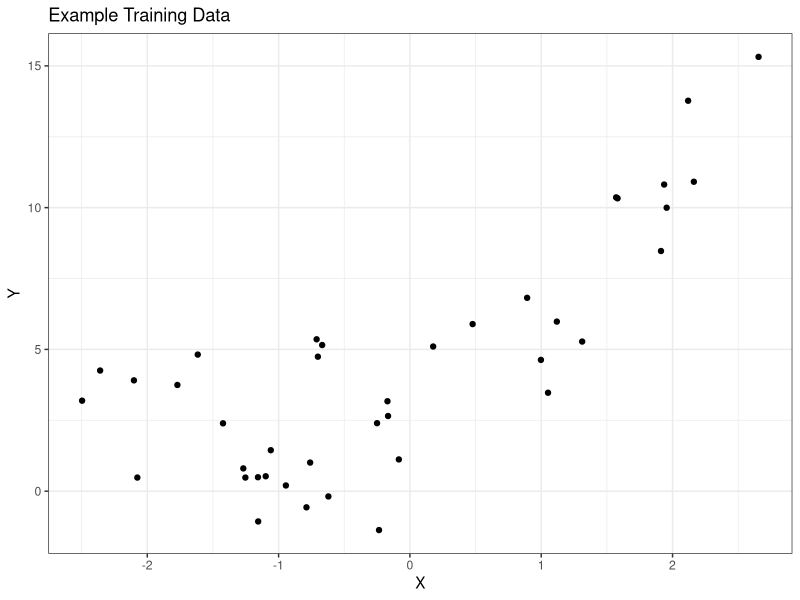
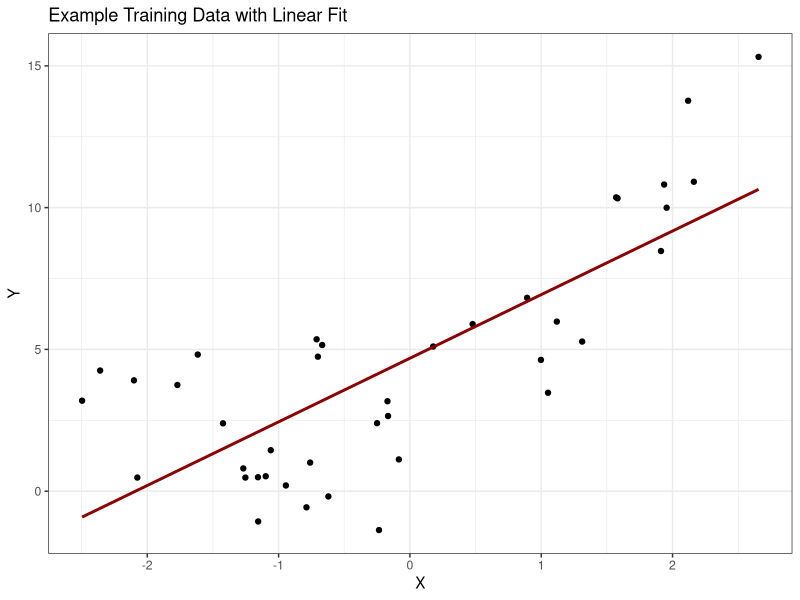
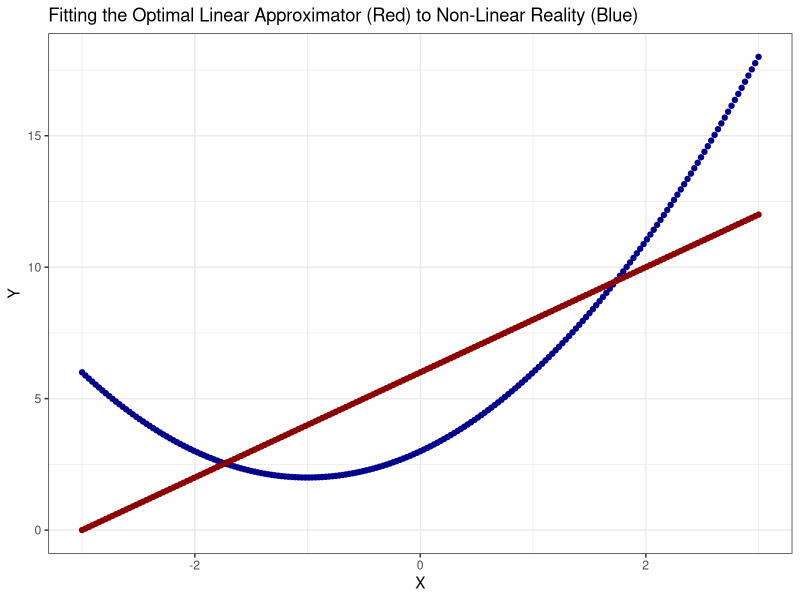
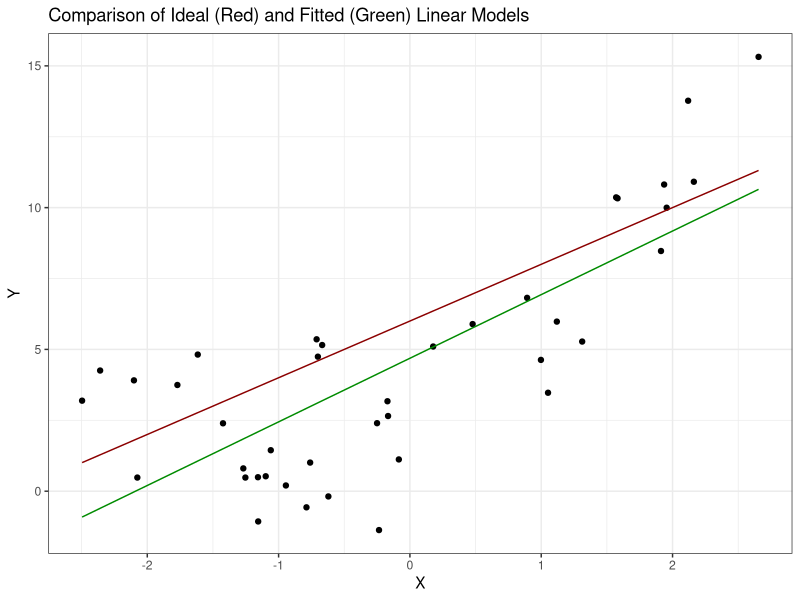
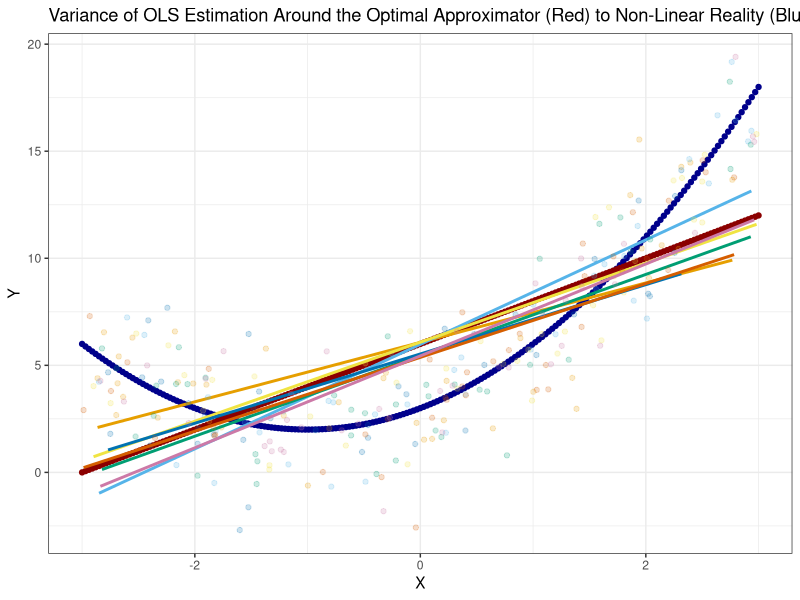

Write R code to recreate these figures, in order.
## ---- chunk 1
#| echo: false
library(tidyverse)

set.seed(3106)

make_xy <- function(n){
    X <- runif(n, -3, 3)
    Y <- rnorm(n, 3 + 2 * X + X^2, 2)
    data.frame(X=X, Y=Y)
}

TRAINING_DATA <- make_xy(40) 

ggplot(TRAINING_DATA, aes(x=X, y=Y)) + 
    geom_point() + 
    xlab("X") + 
    ylab("Y") + 
    theme_bw() + 
    ggtitle("Example Training Data")
## ---- chunk 2
ggplot(TRAINING_DATA, aes(x=X, y=Y)) + 
    geom_point() + 
    xlab("X") + 
    ylab("Y") + 
    theme_bw() + 
    ggtitle("Example Training Data with Linear Fit") + 
    stat_smooth(se=FALSE, method="lm", color="red4")
## ---- chunk 3
#| message: false
library(broom)
m <- lm(Y ~ X, data=TRAINING_DATA)

augment(m) |> # Return original data along with `.fitted` (in-sample predictions)
    summarize(mse = mean((Y - .fitted)^2), 
              rmse = sqrt(mse))
## ---- chunk 4
TEST_DATA <- make_xy(n=1e6)

augment(m, newdata=TEST_DATA) |>
    summarize(mse = mean((Y - .fitted)^2), 
              rmse = sqrt(mse))
## ---- chunk 5
m_star <- lm(Y ~ X, data=make_xy(n=1e7))
m_star
## ---- chunk 6
X <- seq(-3, 3, length.out=201)
EY <- 3 + 2 * X + X^2
F_STAR <- 2 * X + 6
data.frame(X=X, Y=EY, F_STAR=F_STAR) |>
    ggplot(aes(x=X)) + 
    geom_point(aes(y=Y), color="blue4") + 
    geom_point(aes(y=F_STAR), color="red4") + 
    xlab("X") + 
    ylab("Y") + 
    ggtitle("Fitting the Optimal Linear Approximator (Red) to Non-Linear Reality (Blue)") + 
    theme_bw()
## ---- chunk 7
make_xy(n=1e7) |>
    mutate(f_star = 2 * X + 6) |>
    summarize(mse = mean((Y - f_star)^2), 
              rmse = sqrt(mse))
## ---- chunk 8
X <- seq(-3, 3, length.out=401)
EY    <- 3 + 2 * X + X^2
FSTAR <- 6 + 2 * X

APPROXIMATION_ERROR <- mean((EY - FSTAR)^2)
APPROXIMATION_ERROR
## ---- chunk 9
m
## ---- chunk 10
m_star
## ---- chunk 11
TRAINING_DATA |> 
    mutate(f_hat  = predict(m, newdata=data.frame(X)), 
           f_star = predict(m_star, newdata=data.frame(X))) |>
    ggplot(aes(x=X)) + 
    geom_point(aes(y=Y)) + 
    geom_line(aes(y=f_hat), color="green4") + 
    geom_line(aes(y=f_star), color="red4") + 
    theme_bw() + 
    xlab("X") + 
    ylab("Y") + 
    ggtitle("Comparison of Ideal (Red) and Fitted (Green) Linear Models")
## ---- chunk 12
# Training Error - Fitted Model
augment(m) |> 
    summarize(mse = mean((Y - .fitted)^2), 
              rmse = sqrt(mse))
## ---- chunk 13
# Training Error - Fitted Model
augment(m_star, newdata=TRAINING_DATA) |> 
    summarize(mse = mean((Y - .fitted)^2), 
              rmse = sqrt(mse))
## ---- chunk 14
TOTAL_ERROR <- augment(m, newdata=TEST_DATA) |>
    summarize(mse = mean((Y - .fitted)^2)) |> 
    pull(mse)

IRREDUCIBLE_ERROR <- 4

ESTIMATION_ERROR <- TOTAL_ERROR - IRREDUCIBLE_ERROR - APPROXIMATION_ERROR
print(ESTIMATION_ERROR)
## ---- chunk 15
X <- seq(-3, 3, length.out=201)
EY <- 3 + 2 * X + X^2
F_STAR <- 2 * X + 6
G <- data.frame(X=X, Y=EY, F_STAR=F_STAR) |>
    ggplot(aes(x=X)) + 
    geom_point(aes(y=Y), color="blue4") + 
    geom_point(aes(y=F_STAR), color="red4") + 
    xlab("X") + 
    ylab("Y") + 
    ggtitle("Variance of OLS Estimation Around the Optimal Approximator (Red) to Non-Linear Reality (Blue)") + 
    theme_bw()

my_palette <- palette.colors(n=8)[-1]

for(i in 1:7){
    resample_training <- make_xy(n=40)
    m_resample <- lm(Y ~ X, data=resample_training)
    
    # We have to be a bit manual here with data= and mapping= since we are
    # plotting multiple training sets on a single figure
    G <- G + geom_point(data=augment(m_resample), 
                        mapping=aes(x=X, y=Y), 
                        color=my_palette[i], 
                        alpha=0.2) + 
             stat_smooth(data=augment(m_resample),
                         mapping=aes(x=X, y=Y), 
                         method="lm", 
                         se=FALSE, 
                         color=my_palette[i], 
                         alpha=0.2)
}

G
